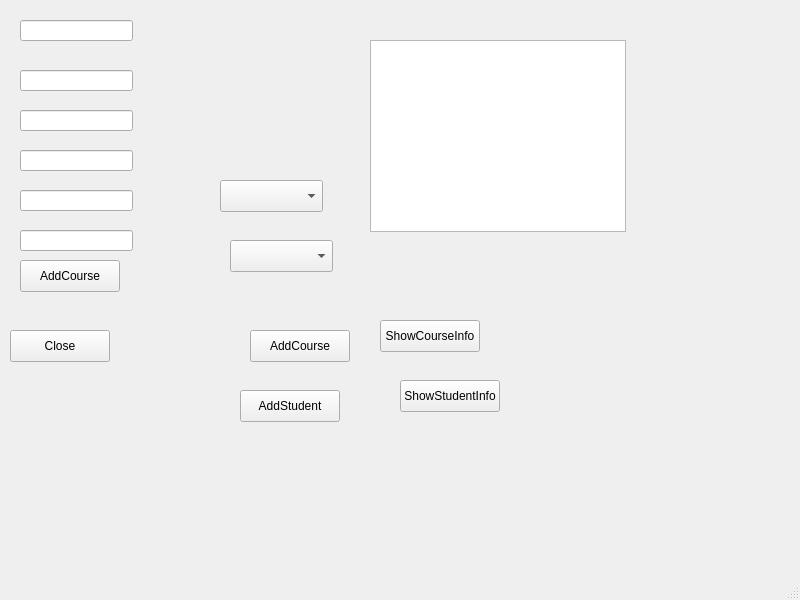
<?xml version="1.0" encoding="UTF-8"?>
<ui version="4.0">
 <class>MainWindow</class>
 <widget class="QMainWindow" name="MainWindow">
  <property name="geometry">
   <rect>
    <x>0</x>
    <y>0</y>
    <width>800</width>
    <height>600</height>
   </rect>
  </property>
  <property name="windowTitle">
   <string>MainWindow</string>
  </property>
  <widget class="QWidget" name="centralwidget">
   <widget class="QPushButton" name="AddCourse">
    <property name="geometry">
     <rect>
      <x>20</x>
      <y>260</y>
      <width>100</width>
      <height>32</height>
     </rect>
    </property>
    <property name="text">
     <string>AddCourse</string>
    </property>
   </widget>
   <widget class="QLineEdit" name="courseName">
    <property name="geometry">
     <rect>
      <x>20</x>
      <y>20</y>
      <width>113</width>
      <height>21</height>
     </rect>
    </property>
    <property name="text">
     <string/>
    </property>
   </widget>
   <widget class="QLineEdit" name="PracticalTasks">
    <property name="geometry">
     <rect>
      <x>20</x>
      <y>70</y>
      <width>113</width>
      <height>21</height>
     </rect>
    </property>
   </widget>
   <widget class="QLineEdit" name="Seminars">
    <property name="geometry">
     <rect>
      <x>20</x>
      <y>110</y>
      <width>113</width>
      <height>21</height>
     </rect>
    </property>
   </widget>
   <widget class="QLineEdit" name="IndependedWorks">
    <property name="geometry">
     <rect>
      <x>20</x>
      <y>150</y>
      <width>113</width>
      <height>21</height>
     </rect>
    </property>
   </widget>
   <widget class="QLineEdit" name="Homework">
    <property name="geometry">
     <rect>
      <x>20</x>
      <y>190</y>
      <width>113</width>
      <height>21</height>
     </rect>
    </property>
   </widget>
   <widget class="QLineEdit" name="Exam">
    <property name="geometry">
     <rect>
      <x>20</x>
      <y>230</y>
      <width>113</width>
      <height>21</height>
     </rect>
    </property>
   </widget>
   <widget class="QPushButton" name="CloseButton">
    <property name="geometry">
     <rect>
      <x>10</x>
      <y>330</y>
      <width>100</width>
      <height>32</height>
     </rect>
    </property>
    <property name="text">
     <string>Close</string>
    </property>
   </widget>
   <widget class="QComboBox" name="Students">
    <property name="geometry">
     <rect>
      <x>220</x>
      <y>180</y>
      <width>103</width>
      <height>32</height>
     </rect>
    </property>
   </widget>
   <widget class="QComboBox" name="Courses">
    <property name="geometry">
     <rect>
      <x>230</x>
      <y>240</y>
      <width>103</width>
      <height>32</height>
     </rect>
    </property>
   </widget>
   <widget class="QPushButton" name="AddCourseMain">
    <property name="geometry">
     <rect>
      <x>250</x>
      <y>330</y>
      <width>100</width>
      <height>32</height>
     </rect>
    </property>
    <property name="text">
     <string>AddCourse</string>
    </property>
   </widget>
   <widget class="QPushButton" name="AddStudentMain">
    <property name="geometry">
     <rect>
      <x>240</x>
      <y>390</y>
      <width>100</width>
      <height>32</height>
     </rect>
    </property>
    <property name="text">
     <string>AddStudent</string>
    </property>
   </widget>
   <widget class="QPushButton" name="ShowCourseInfo">
    <property name="geometry">
     <rect>
      <x>380</x>
      <y>320</y>
      <width>100</width>
      <height>32</height>
     </rect>
    </property>
    <property name="text">
     <string>ShowCourseInfo</string>
    </property>
   </widget>
   <widget class="QPushButton" name="ShowStudentInfo">
    <property name="geometry">
     <rect>
      <x>400</x>
      <y>380</y>
      <width>100</width>
      <height>32</height>
     </rect>
    </property>
    <property name="text">
     <string>ShowStudentInfo</string>
    </property>
   </widget>
   <widget class="QTableView" name="tableView">
    <property name="geometry">
     <rect>
      <x>370</x>
      <y>40</y>
      <width>256</width>
      <height>192</height>
     </rect>
    </property>
   </widget>
  </widget>
  <widget class="QMenuBar" name="menubar">
   <property name="geometry">
    <rect>
     <x>0</x>
     <y>0</y>
     <width>800</width>
     <height>24</height>
    </rect>
   </property>
  </widget>
  <widget class="QStatusBar" name="statusbar"/>
 </widget>
 <resources/>
 <connections/>
</ui>
